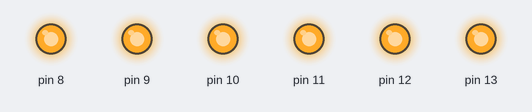
A sketch run on a simulated Arduino Uno, built with avr-gcc and run on an emulated ATmega328P. On the bench: output pins drawn as LEDs (lit = HIGH).

Above: at 0.1 s.
At 2.7 s:
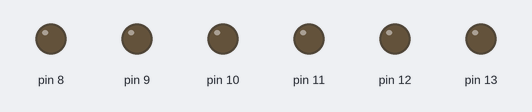
Timing chart, 0 to 3.0 s (numbered marks = the images above):
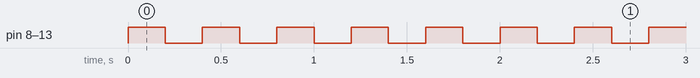

The sketch:

DAY1__1.ino
```cpp
void setup() {
  for(int i=8;i<=13;i++)
{
  pinMode(i,OUTPUT);
}
}

void loop() {


   for(int x=13;x>=8;x--)
 {

    digitalWrite(x,HIGH);

  }
  delay(200);
   for(int x=8;x<=13;x++)
 {

    digitalWrite(x,LOW);

  }
  delay(200);


}
```

Measured:
- by itself, pin 8–13: alternates HIGH for 0.20 s and LOW for 0.20 s
